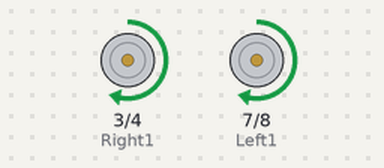
Bench run of a sketch on a simulated Arduino Uno, built with avr-gcc and run on an emulated ATmega328P. Parts: motor-driver pin pairs drawn as motors (green arrow = first pin HIGH = forward, orange = second pin HIGH = backward, longer = more drive, scaled by the enable pin).

Above: at 1.0 s.
At 3.0 s:
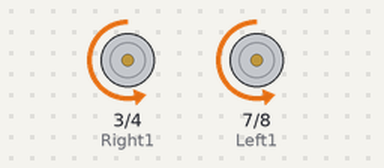
At 4.2 s:
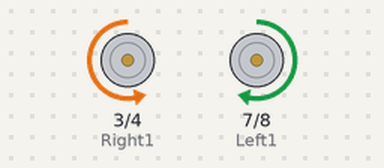
At 5.7 s:
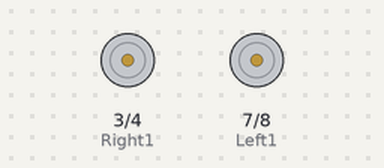
Timing chart, 0 to 8.5 s (numbered marks = the images above):
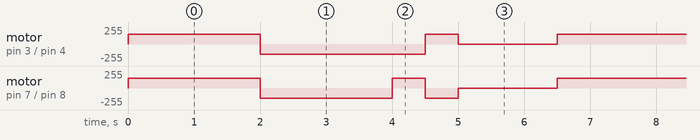

The sketch:

01_Car2_Basic_Movements.ino
```cpp
#define Left1 7
#define Left2 8
#define Left_Speed 6

#define Right1 3
#define Right2 4
#define Right_Speed 5

void setup() {
  pinMode(Left1, OUTPUT);
  pinMode(Left2,OUTPUT);
  pinMode(Left_Speed,OUTPUT); //pwm

  pinMode(Right1, OUTPUT);
  pinMode(Right2,OUTPUT);
  pinMode(Right_Speed,OUTPUT); //pwm

}

void loop() {
  analogWrite(Left_Speed,150);
  analogWrite(Right_Speed,150);

  forward();
  delay(2000);
  backward();
  delay(2000);
  turnRight();
  delay(500);
  turnLeft();
  //stpLeft();
  delay(500);
  Stop();
  delay(1500);
  //stpLeft();
  //delay(500);*/
}

void forward(){  //forword
digitalWrite(Left1, HIGH);
digitalWrite(Left2, LOW);
digitalWrite(Right1, HIGH);
digitalWrite(Right2, LOW);
}

void backward(){  //backward
digitalWrite(Left1, LOW);
digitalWrite(Left2, HIGH);
digitalWrite(Right1, LOW);
digitalWrite(Right2, HIGH);
}

void turnRight(){ //turnRight
digitalWrite(Left1, HIGH);
digitalWrite(Left2, LOW);
digitalWrite(Right1, LOW);
digitalWrite(Right2, HIGH);
}

void stpRight() {
  digitalWrite(Left1, HIGH);
  digitalWrite(Left2, LOW);
  digitalWrite(Right1, LOW);
  digitalWrite(Right2, LOW);
}

void turnLeft(){ //turnLeft
digitalWrite(Left1, LOW);
digitalWrite(Left2, HIGH);
digitalWrite(Right1, HIGH);
digitalWrite(Right2, LOW);
}

void stpLeft() {
  digitalWrite(Left1, LOW);
  digitalWrite(Left2, LOW);
  digitalWrite(Right1, HIGH);
  digitalWrite(Right2, LOW);
}

void Stop(){ //turnLeft
digitalWrite(Left1, LOW);
digitalWrite(Left2, LOW);
digitalWrite(Right1, LOW);
digitalWrite(Right2, LOW);
}
```

Measured:
- by itself, motor on pin 3 (Right1) / pin 4 (Right2): repeats every 6.5 s: backward 150/255 2.5 s, forward 150/255 0.50 s, stopped 1.5 s, forward 150/255 2.0 s
- by itself, motor on pin 7 (Left1) / pin 8 (Left2): repeats every 6.5 s: backward 150/255 2.0 s, forward 150/255 0.50 s, backward 150/255 0.50 s, stopped 1.5 s, forward 150/255 2.0 s
